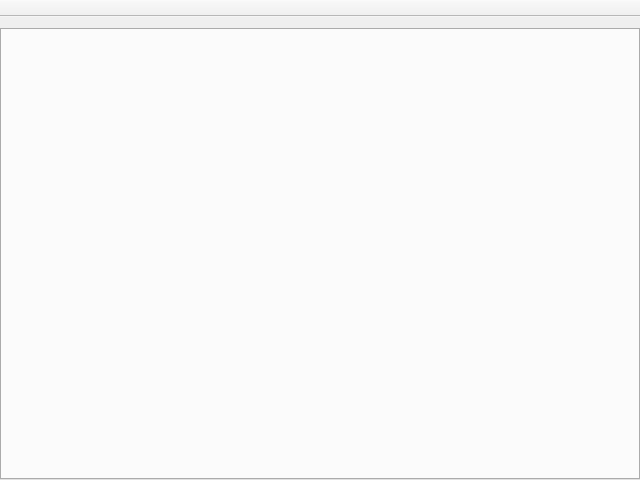
<?xml version="1.0" encoding="UTF-8"?>
<ui version="4.0">
 <class>MainWindow</class>
 <widget class="QMainWindow" name="MainWindow">
  <property name="geometry">
   <rect>
    <x>0</x>
    <y>0</y>
    <width>640</width>
    <height>480</height>
   </rect>
  </property>
  <property name="minimumSize">
   <size>
    <width>640</width>
    <height>480</height>
   </size>
  </property>
  <property name="windowTitle">
   <string>M-System</string>
  </property>
  <widget class="QWidget" name="centralWidget">
   <layout class="QVBoxLayout" name="verticalLayout">
    <property name="leftMargin">
     <number>0</number>
    </property>
    <property name="rightMargin">
     <number>0</number>
    </property>
    <property name="bottomMargin">
     <number>0</number>
    </property>
    <item>
     <widget class="TabWidget" name="m_tabWidget">
      <property name="tabPosition">
       <enum>QTabWidget::North</enum>
      </property>
      <property name="elideMode">
       <enum>Qt::ElideRight</enum>
      </property>
      <property name="tabsClosable">
       <bool>true</bool>
      </property>
     </widget>
    </item>
   </layout>
  </widget>
  <widget class="QToolBar" name="m_toolbar">
   <property name="movable">
    <bool>false</bool>
   </property>
   <property name="iconSize">
    <size>
     <width>16</width>
     <height>16</height>
    </size>
   </property>
   <property name="toolButtonStyle">
    <enum>Qt::ToolButtonTextBesideIcon</enum>
   </property>
   <property name="floatable">
    <bool>false</bool>
   </property>
   <attribute name="toolBarArea">
    <enum>TopToolBarArea</enum>
   </attribute>
   <attribute name="toolBarBreak">
    <bool>false</bool>
   </attribute>
  </widget>
 </widget>
 <layoutdefault spacing="6" margin="11"/>
 <customwidgets>
  <customwidget>
   <class>TabWidget</class>
   <extends>QTabWidget</extends>
   <header>../loader/tabwidget.h</header>
   <container>1</container>
  </customwidget>
 </customwidgets>
 <resources/>
 <connections/>
</ui>
